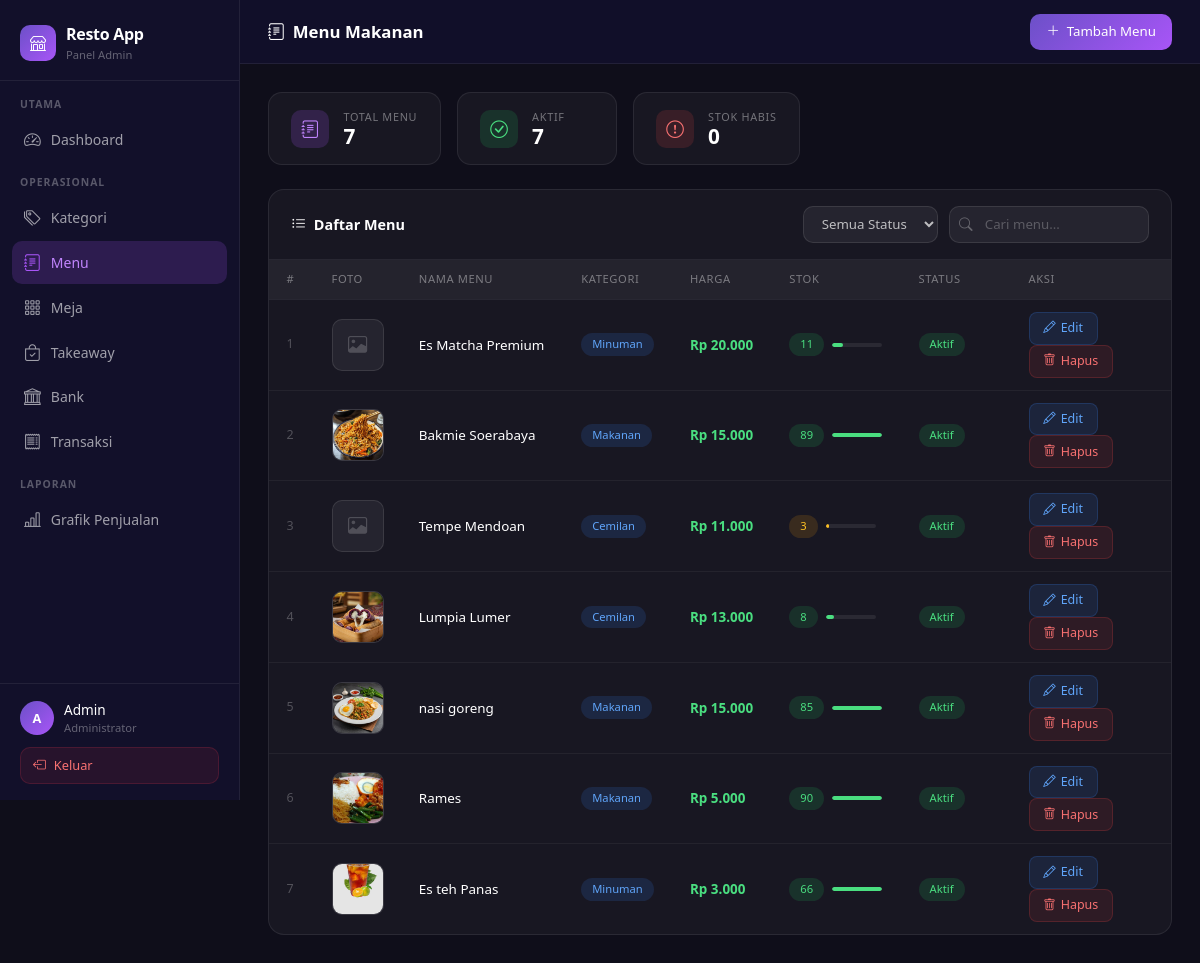
Page /admin/menu.php (signed in) on the committed database.
### tables this page shows
CREATE TABLE `menu` (
  `id_menu` int(11) NOT NULL AUTO_INCREMENT,
  `id_kategori` int(11) DEFAULT NULL,
  `nama_menu` varchar(100) DEFAULT NULL,
  `harga` int(11) DEFAULT NULL,
  `stok` int(11) DEFAULT NULL,
  `foto` varchar(255) DEFAULT NULL,
  `status` enum('aktif','nonaktif') DEFAULT 'aktif',
  PRIMARY KEY (`id_menu`),
  KEY `id_kategori` (`id_kategori`),
  CONSTRAINT `menu_ibfk_1` FOREIGN KEY (`id_kategori`) REFERENCES `kategori` (`id_kategori`)
);

CREATE TABLE `kategori` (
  `id_kategori` int(11) NOT NULL AUTO_INCREMENT,
  `nama_kategori` varchar(100) DEFAULT NULL,
  `status` enum('aktif','nonaktif') DEFAULT 'aktif',
  PRIMARY KEY (`id_kategori`)
);

### admin/menu.php (the view, shortened to what this page needs)
<?php
include '../config/koneksi.php';
$query = mysqli_query($conn, "
    SELECT menu.*, kategori.nama_kategori
    FROM menu
    LEFT JOIN kategori ON menu.id_kategori = kategori.id_kategori
    ORDER BY menu.id_menu DESC
");
$total_menu = $query ? mysqli_num_rows($query) : 0;
$r = mysqli_query($conn, "SELECT COUNT(*) as c FROM menu WHERE status='aktif'");
$total_aktif = ($r && $row = mysqli_fetch_assoc($r)) ? (int)$row['c'] : 0;
$r = mysqli_query($conn, "SELECT COUNT(*) as c FROM menu WHERE stok = 0");
$total_habis = ($r && $row = mysqli_fetch_assoc($r)) ? (int)$row['c'] : 0;
?>
<!DOCTYPE html>
<html lang="id">
<head>
<link rel="stylesheet" href="https://cdn.jsdelivr.net/npm/bootstrap@5.3.3/dist/css/bootstrap.min.css">
<link rel="stylesheet" href="https://cdn.jsdelivr.net/npm/bootstrap-icons@1.11.3/font/bootstrap-icons.min.css">
</head>
<body>
<?php include 'sidebar.php'; ?>
<div class="main-content">
  <div class="topbar">
    <div class="topbar-title"><i class="bi bi-journal-text me-2"></i>Menu Makanan</div>
    <a href="tambah_menu.php" class="btn-tambah">
      <i class="bi bi-plus-lg"></i> Tambah Menu
    </a>
  </div>
  <div class="content-area">
    <div class="mini-stats">
      <div class="mini-card">
        <div class="mini-icon sc-purple"><i class="bi bi-journal-text"></i></div>
        <div>
          <div class="mini-label">Total Menu</div>
          <div class="mini-value"><?= $total_menu ?></div>
        </div>
      </div>
      <div class="mini-card">
        <div class="mini-icon sc-green"><i class="bi bi-check-circle"></i></div>
        <div>
          <div class="mini-label">Aktif</div>
          <div class="mini-value"><?= $total_aktif ?></div>
        </div>
      </div>
      <div class="mini-card">
        <div class="mini-icon sc-red"><i class="bi bi-exclamation-circle"></i></div>
        <div>
          <div class="mini-label">Stok Habis</div>
          <div class="mini-value"><?= $total_habis ?></div>
        </div>
      </div>
    </div>
    <div class="panel">
      <div class="panel-header">
        <div class="panel-title"><i class="bi bi-list-ul me-2"></i>Daftar Menu</div>
        <div class="panel-tools">
          <select class="filter-select" id="filterStatus">
            <option value="">Semua Status</option>
          </select>
          <div class="search-wrap">
            <i class="bi bi-search"></i>
            <input type="text" id="searchInput" placeholder="Cari menu...">
          </div>
        </div>
      </div>
      <?php if ($query && mysqli_num_rows($query) > 0): ?>
      <table id="tabelMenu">
        <thead>
          <tr>
            <th style="width:45px">#</th>
            <th style="width:70px">Foto</th>
            <th>Nama Menu</th>
            <th>Kategori</th>
            <th>Harga</th>
            <th>Stok</th>
            <th style="width:110px">Status</th>
            <th style="width:160px">Aksi</th>
          </tr>
        </thead>
        <tbody>
        <?php $no = 1; while ($row = mysqli_fetch_assoc($query)):
          $aktif    = strtolower($row['status'] ?? '') === 'aktif';
          $stok     = (int)($row['stok'] ?? 0);
          $stok_max = 50;
          $stok_pct = min(100, ($stok > 0 ? ($stok / $stok_max * 100) : 0));
          $stok_cls = $stok === 0 ? 'bx-red' : ($stok <= 5 ? 'bx-amber' : 'bx-green');
          $bar_color= $stok === 0 ? '#f87171' : ($stok <= 5 ? '#fbbf24' : '#4ade80');
          $foto     = $row['foto'] ?? '';
          $foto_url = '../uploads/menu/' . htmlspecialchars($foto);
        ?>
          <tr data-status="<?= strtolower($row['status'] ?? '') ?>">
            <td class="no-col"><?= $no++ ?></td>
            <td>
              <?php if ($foto && file_exists('../uploads/menu/' . $foto)): ?>
                <img src="<?= $foto_url ?>" alt="<?= htmlspecialchars($row['nama_menu']) ?>" class="menu-foto">
              <?php else: ?>
                <div class="menu-foto-placeholder"><i class="bi bi-image"></i></div>
              <?php endif; ?>
            </td>
            <td>
              <div class="menu-name">
                <?= htmlspecialchars($row['nama_menu']) ?>
              </div>
            </td>
            <td>
              <span class="bx bx-blue"><?= htmlspecialchars($row['nama_kategori'] ?? '-') ?></span>
            </td>
            <td class="price-col">
              Rp <?= number_format($row['harga'] ?? 0, 0, ',', '.') ?>
            </td>
            <td>
              <div class="stok-wrap">
                <span class="bx <?= $stok_cls ?>"><?= $stok ?></span>
                <div class="stok-bar-bg">
                  <div class="stok-bar" style="width:<?= $stok_pct ?>%;background:<?= $bar_color ?>"></div>
                </div>
              </div>
            </td>
            <td>
              <span class="bx <?= $aktif ? 'bx-green' : 'bx-gray' ?>">
                <?= $aktif ? 'Aktif' : 'Nonaktif' ?>
              </span>
            </td>
            <td>
              <a href="edit_menu.php?id=<?= $row['id_menu'] ?>" class="btn-edit">
                <i class="bi bi-pencil"></i> Edit
              </a>
              <a href="hapus_menu.php?id=<?= $row['id_menu'] ?>"
                 class="btn-hapus"
                 onclick="return confirm('Hapus menu \'<?= htmlspecialchars(addslashes($row['nama_menu'])) ?>\'?')">
                <i class="bi bi-trash"></i> Hapus
              </a>
            </td>
          </tr>
        <?php endwhile; ?>
        </tbody>
      </table>
      <?php endif; ?>
    </div>
  </div>
</div>
</body>
</html>

### rows in the picture
menu: nama_menu "Es Matcha Premium", id_kategori.nama_kategori "Minuman", harga "20.000", stok "11", status "Aktif"
menu: foto (picture), nama_menu "Bakmie Soerabaya", id_kategori.nama_kategori "Makanan", harga "15.000", stok "89", status "Aktif"
menu: nama_menu "Tempe Mendoan", id_kategori.nama_kategori "Cemilan", harga "11.000", stok "3", status "Aktif"
menu: foto (picture), nama_menu "Lumpia Lumer", id_kategori.nama_kategori "Cemilan", harga "13.000", stok "8", status "Aktif"
menu: foto (picture), nama_menu "nasi goreng", id_kategori.nama_kategori "Makanan", harga "15.000", stok "85", status "Aktif"
menu: foto (picture), nama_menu "Rames", id_kategori.nama_kategori "Makanan", harga "5.000", stok "90", status "Aktif"
menu: foto (picture), nama_menu "Es teh Panas", id_kategori.nama_kategori "Minuman", harga "3.000", stok "66", status "Aktif"

### other values in the picture
$section "UTAMA"
$m['label'] "Dashboard"
$section "OPERASIONAL"
$m['label'] "Kategori"
$m['label'] "Menu"
$m['label'] "Meja"
$m['label'] "Takeaway"
$m['label'] "Bank"
$m['label'] "Transaksi"
$section "LAPORAN"
$m['label'] "Grafik Penjualan"
substr($_SESSION['nama'] ?? 'A', 0, 1) "A"
$_SESSION['nama'] "Admin"
$total_menu "7"
$total_aktif "7"
